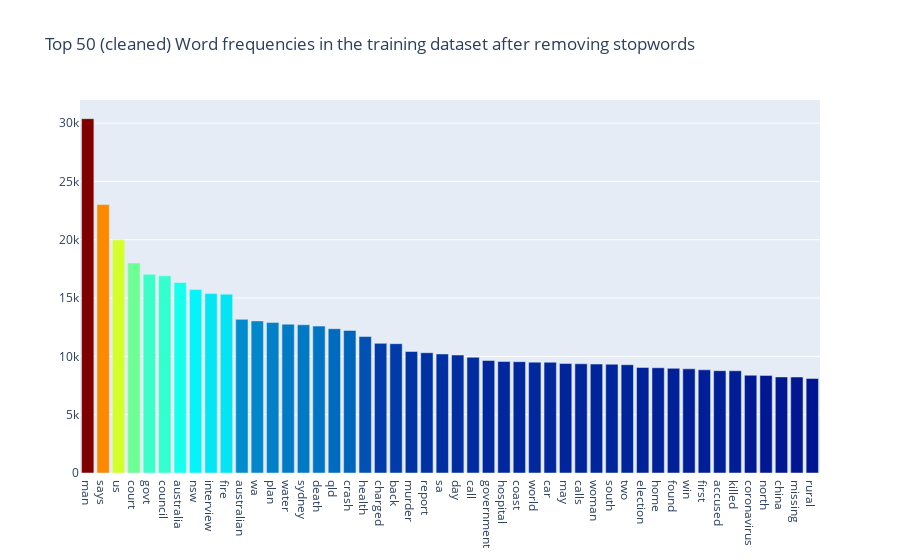

The notebook cell saved with this chart:
### Code cell
all_words = df2['headline_clean'].str.split(expand=True).unstack().value_counts()
data = [go.Bar(
            x = all_words.index.values[2:50],
            y = all_words.values[2:50],
            marker= dict(colorscale='Jet',
                         color = all_words.values[2:100]
                        )
    )]

layout = go.Layout(
    title='Top 50 (cleaned) Word frequencies in the training dataset after removing stopwords'
)

fig = go.Figure(data=data, layout=layout)

py.iplot(fig, filename='basic-bar')

### Figure 1 — Plotly figure (JSON) as saved in the notebook; plotly's stock layout.template omitted (floating-point values rounded to 4 significant figures)
{"data": [{"marker": {"color": [30381, 23013, 19994, 18007, 17044, 16901, 16337, 15727, 15381, 15332, 13172, 13041, 12913, 12763, 12713, 12594, 12372, 12225, 11698, 11116, 11089, 10418, 10313, 10208, 10115, 9923, 9648, 9558, 9545, 9503, 9493, 9386, 9364, 9339, 9323, 9283, 9049, 9024, 8972, 8930, 8848, 8772, 8765, 8381, 8369, 8237, 8230, 8107, 8081, 7992, 7974, 7948, 7922, 7908, 7854, 7834, 7810, 7697, 7679, 7648, 7451, 7447, 7392, 7357, 7332, 7295, 7283, 7254, 7234, 7202, 7200, 7173, 7166, 7109, 7065, 7057, 6974, 6969, 6950, 6937, 6924, 6895, 6894, 6877, 6857, 6831, 6804, 6769, 6751, 6729, 6656, 6626, 6581, 6581, 6575, 6502, 6472, 6414], "colorscale": [[0, "rgb(0,0,131)"], [0.2, "rgb(0,60,170)"], [0.4, "rgb(5,255,255)"], [0.6, "rgb(255,255,0)"], [0.8, "rgb(250,0,0)"], [1, "rgb(128,0,0)"]]}, "type": "bar", "x": ["man", "says", "us", "court", "govt", "council", "australia", "nsw", "interview", "fire", "australian", "wa", "plan", "water", "sydney", "death", "qld", "crash", "health", "charged", "back", "murder", "report", "sa", "day", "call", "government", "hospital", "coast", "world", "car", "may", "calls", "woman", "south", "two", "election", "home", "found", "win", "first", "accused", "killed", "coronavirus", "north", "china", "missing", "rural"], "y": [30381, 23013, 19994, 18007, 17044, 16901, 16337, 15727, 15381, 15332, 13172, 13041, 12913, 12763, 12713, 12594, 12372, 12225, 11698, 11116, 11089, 10418, 10313, 10208, 10115, 9923, 9648, 9558, 9545, 9503, 9493, 9386, 9364, 9339, 9323, 9283, 9049, 9024, 8972, 8930, 8848, 8772, 8765, 8381, 8369, 8237, 8230, 8107]}], "layout": {"title": {"text": "Top 50 (cleaned) Word frequencies in the training dataset after removing stopwords"}}}
